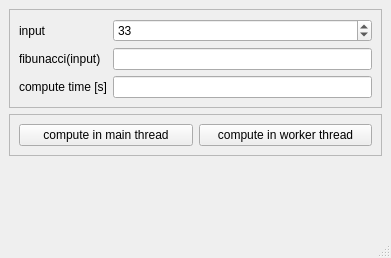
<?xml version="1.0" encoding="UTF-8"?>
<ui version="4.0">
 <class>demo</class>
 <widget class="QMainWindow" name="demo">
  <property name="geometry">
   <rect>
    <x>0</x>
    <y>0</y>
    <width>391</width>
    <height>258</height>
   </rect>
  </property>
  <property name="windowTitle">
   <string>QThread demonstrator</string>
  </property>
  <widget class="QWidget" name="centralwidget">
   <layout class="QVBoxLayout" name="verticalLayout">
    <item>
     <widget class="QFrame" name="frame">
      <property name="frameShape">
       <enum>QFrame::StyledPanel</enum>
      </property>
      <property name="frameShadow">
       <enum>QFrame::Raised</enum>
      </property>
      <layout class="QFormLayout" name="formLayout">
       <item row="1" column="1">
        <widget class="QSpinBox" name="spinBoxInput">
         <property name="minimum">
          <number>0</number>
         </property>
         <property name="maximum">
          <number>100</number>
         </property>
         <property name="value">
          <number>33</number>
         </property>
        </widget>
       </item>
       <item row="2" column="1">
        <widget class="QLineEdit" name="lineEditResult"/>
       </item>
       <item row="2" column="0">
        <widget class="QLabel" name="label_2">
         <property name="text">
          <string>fibunacci(input)</string>
         </property>
        </widget>
       </item>
       <item row="1" column="0">
        <widget class="QLabel" name="label">
         <property name="text">
          <string>input</string>
         </property>
        </widget>
       </item>
       <item row="3" column="0">
        <widget class="QLabel" name="label_3">
         <property name="text">
          <string>compute time [s]</string>
         </property>
        </widget>
       </item>
       <item row="3" column="1">
        <widget class="QLineEdit" name="lineEditTime"/>
       </item>
      </layout>
     </widget>
    </item>
    <item>
     <widget class="QFrame" name="frame_2">
      <property name="frameShape">
       <enum>QFrame::StyledPanel</enum>
      </property>
      <property name="frameShadow">
       <enum>QFrame::Raised</enum>
      </property>
      <layout class="QHBoxLayout" name="horizontalLayout">
       <item>
        <widget class="QPushButton" name="buttonCalcMain">
         <property name="toolTip">
          <string>&lt;html&gt;&lt;head/&gt;&lt;body&gt;&lt;p&gt;the GUI will freeze while computing in main thread&lt;/p&gt;&lt;/body&gt;&lt;/html&gt;</string>
         </property>
         <property name="text">
          <string>compute in main thread</string>
         </property>
        </widget>
       </item>
       <item>
        <widget class="QPushButton" name="buttonCalcWorker">
         <property name="toolTip">
          <string>&lt;html&gt;&lt;head/&gt;&lt;body&gt;&lt;p&gt;the GUI shouldn't freeze while computing in worker thread&lt;/p&gt;&lt;/body&gt;&lt;/html&gt;</string>
         </property>
         <property name="text">
          <string>compute in worker thread</string>
         </property>
        </widget>
       </item>
      </layout>
     </widget>
    </item>
    <item>
     <spacer name="verticalSpacer">
      <property name="orientation">
       <enum>Qt::Vertical</enum>
      </property>
      <property name="sizeHint" stdset="0">
       <size>
        <width>20</width>
        <height>40</height>
       </size>
      </property>
     </spacer>
    </item>
   </layout>
  </widget>
  <widget class="QMenuBar" name="menubar">
   <property name="geometry">
    <rect>
     <x>0</x>
     <y>0</y>
     <width>391</width>
     <height>26</height>
    </rect>
   </property>
  </widget>
  <widget class="QStatusBar" name="statusbar"/>
 </widget>
 <resources/>
 <connections/>
</ui>
